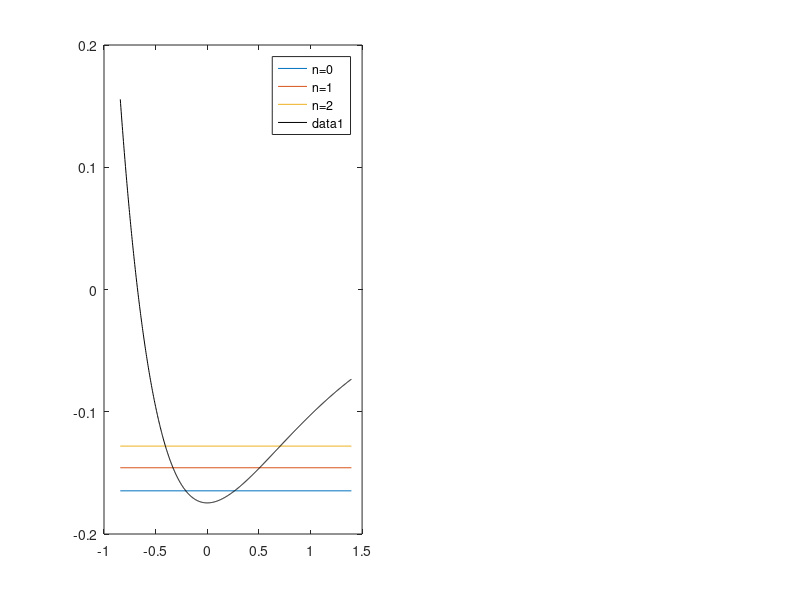

Source code (MATLAB): (Note: this script raises an error after producing the figure.)
%**************************************************************************
%*     Section 7.2.3                                                      *
%*     filename: ch07pr04.m                                               *
%*     program listing number: 7.4                                        *
%*                                                                        *
%*     This program finds an eigenvalue and eigenfunction of a quantum    *
%*     particle in the Morse potential using the shooting.                *
%*     method (Numerov and secant methods).                               *
%*                                                                        *
%*     Programmed by Ryoichi Kawai for Computational Physics Course.      *
%*     Last modification:  10/13/2013.                                    *
%**************************************************************************
clear all
clc

% Use the atomic unit
mp=1836.4;
e=27.2114;
a0=0.529177;
% parameters for H2
D=4.75/e; R0=0.742/a0; a=1.44/R0; name='H_2'; m=mp; mu=m/2;

% parameters for I2
%D=1.56/e; R0=2.66/a0; a=4.94/R0; name='I_2'; m=127*mp; mu=m/2;

% zero point energy
omega=sqrt(2*D*a^2/mu);
DE=omega/5;
d=1/sqrt(mu*omega)*12;


% define the discrete coordinate
N=1000;
h=d/N;
x=linspace(-d/2,d/2,N+1);
psi=zeros(1,N+1);
phi=zeros(3,N+1);
% evaluate the potential
U=D*(exp(-2*a*x)-2*exp(-a*x));

E_M=-D;

for L=1:3
% Initial Bracketting
E_L = E_M+DE;
w = 2*mu*(E_L-U);
psi(1)=0;
psi(2)=0.1;
% shoot out to x=L by the Numerov method
for n=2:N
   psi(n+1) = 2*(1-5*h^2*w(n)/12)*psi(n) - (1+h^2*w(n-1)/12)*psi(n-1);
   psi(n+1) = psi(n+1)/(1+h^2*w(n+1)/12);
end
ERR_L=psi(N+1);
found=false;

while not(found)
    E_U = E_L+DE;
    if E_U>0
        error
    end
    w = 2*mu*(E_U-U);
    psi(1)=0;
    psi(2)=0.1;
    for n=2:N
        psi(n+1) = 2*(1-5*h^2*w(n)/12)*psi(n) - (1+h^2*w(n-1)/12)*psi(n-1);
        psi(n+1) = psi(n+1)/(1+h^2*w(n+1)/12);
    end
    ERR_U=psi(N+1);
    if ERR_L*ERR_U<0
        found=true;
    else
        E_L=E_U;
        ERR_L=ERR_U;
    end
end

found=false;
tol1=1e-8;
tol2=1e-15;

while not(found)
    E_M=(E_L+E_U)/2;
    w = 2*mu*(E_M-U);
    psi(1)=0;
    psi(2)=0.1;

    for n=2:N
        psi(n+1) = 2*(1-5*h^2*w(n)/12)*psi(n) - (1+h^2*w(n-1)/12)*psi(n-1);
        psi(n+1) = psi(n+1)/(1+h^2*w(n+1)/12);
    end
    ERR_M=psi(N+1);
    if abs(ERR_M) < tol1 || abs(E_L-E_M)<tol2
        found = true;
    end

    if ERR_M*ERR_L > 0
        E_L=E_M;
    else
        E_U=E_M;
    end

end
  eigval(L) = E_M;
  % normalize the wave function
  z=sum(psi.^2)*h;
  phi(L,:)=psi/sqrt(z);
  exact=-D*(1-a/sqrt(2*mu*D)*(L-1/2))^2;
  fprintf('n=%d, E=%.10f, Exact=%.10f\n',L-1,E_M,exact)
end


% Ploting potential and eigenvalues
subplot(1,2,1)
N0=ceil(N/5);
p=plot([x(N0),x(N)],[eigval(1),eigval(1)],...
       [x(N0),x(N)],[eigval(2),eigval(2)],...
       [x(N0),x(N)],[eigval(3),eigval(3)]);
legend(p,'n=0','n=1','n=2')
hold on
plot(x(N0:N),U(N0:N),'color','black')
hold off
xlabel(texlabel('xi'),'fontsize',14)
ylabel(texlabel('U(xi)'),'fontsize',14)

% Ploting wave functions
subplot(1,2,2)
plot(x,phi(1,:),x,phi(2,:),x,phi(3,:))
ymax=max(phi(:));
ymin=min(phi(:));
axis([-d/2 d/2 ymin*1.1 ymax*1.1])
xlabel(texlabel('xi'),'fontsize',14)
ylabel(texlabel('psi(xi)'),'fontsize',14)
